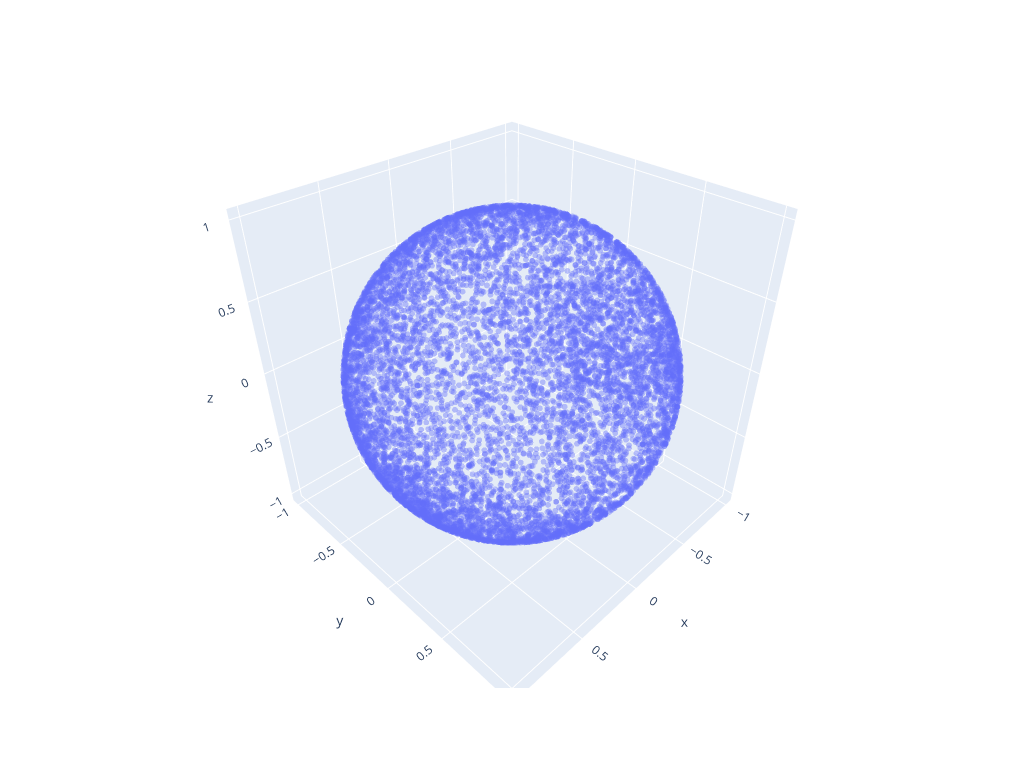

Here is the notebook cell this chart was saved with:
### Markdown cell above
# Sphericalised (White)

### Code cell
import plotly.express as px


centered = subset - subset.mean(axis=0)
U, S, Vt = np.linalg.svd(centered, full_matrices=False)
whitened = centered @ Vt.T / S
whitened /= np.linalg.norm(whitened, axis=1, keepdims=True)
fig = px.scatter_3d(
    x=whitened[:, 0],
    y=whitened[:, 1],
    z=whitened[:, 2],
    opacity=0.4)
fig.update_traces(marker=dict(size=2))
fig.update_layout(width=1024,
                  height=768, scene=dict(aspectmode='cube'))
fig.show()

### Figure 1 — Plotly figure (JSON) as saved in the notebook; plotly's stock layout.template omitted (floating-point values rounded to 4 significant figures; data arrays with more than 128 entries replaced by an {"elided": "..."} marker saying what was removed)
{"data": [{"hovertemplate": "x=%{x}<br>y=%{y}<br>z=%{z}<extra></extra>", "legendgroup": "", "marker": {"color": "#636efa", "opacity": 0.4, "size": 2, "symbol": "circle"}, "mode": "markers", "name": "", "scene": "scene", "showlegend": false, "type": "scatter3d", "x": {"elided": "10000 float values"}, "y": {"elided": "10000 float values"}, "z": {"elided": "10000 float values"}}], "layout": {"height": 768, "legend": {"tracegroupgap": 0}, "margin": {"t": 60}, "scene": {"aspectmode": "cube", "domain": {"x": [0, 1], "y": [0, 1]}, "xaxis": {"title": {"text": "x"}}, "yaxis": {"title": {"text": "y"}}, "zaxis": {"title": {"text": "z"}}}, "width": 1024}}
